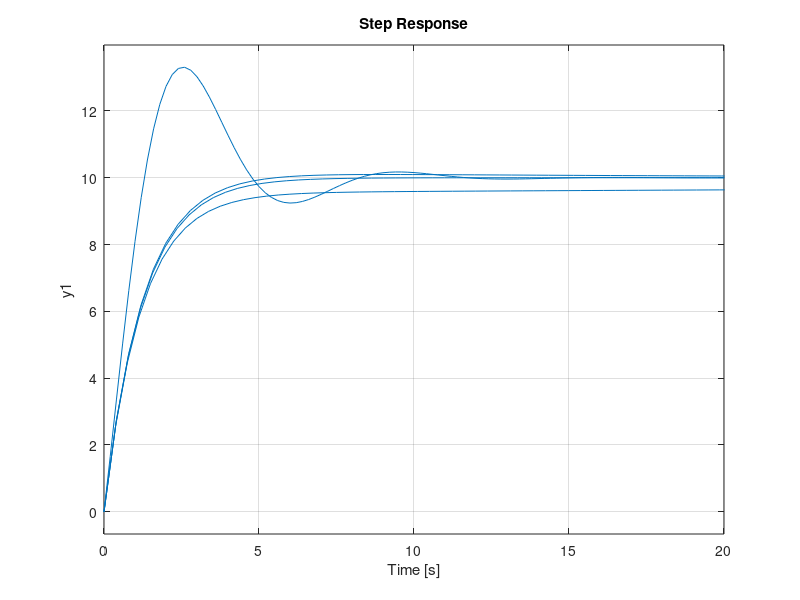

Write MATLAB code to recreate this figure.
% system params
m = 1000;
b = 50;
r = 10;

% open-loop
s = tf('s');
P_cruise = 1/(m*s + b);

%-------------------------
%-------------------------

% PID params
Kp = 800;
Ki = 10;
Kd = 0;

% transfer function
C = pid(Kp, Ki, Kd);                % controller
T = feedback(C * P_cruise, 1);

% plot
step(r * T);

hold on;

% PID params
Kp = 800;
Ki = 40;
Kd = 0;

% transfer function
C = pid(Kp, Ki, Kd);                % controller
T = feedback(C * P_cruise, 1);

% plot
step(r * T);

hold on;

% PID params
Kp = 800;
Ki = 50;
Kd = 0;

% transfer function
C = pid(Kp, Ki, Kd);                % controller
T = feedback(C * P_cruise, 1);

% plot
step(r * T);

hold on;

% PID params
Kp = 800;
Ki = 1000;
Kd = 0;

% transfer function
C = pid(Kp, Ki, Kd);                % controller
T = feedback(C * P_cruise, 1);

% plot
step(r * T);